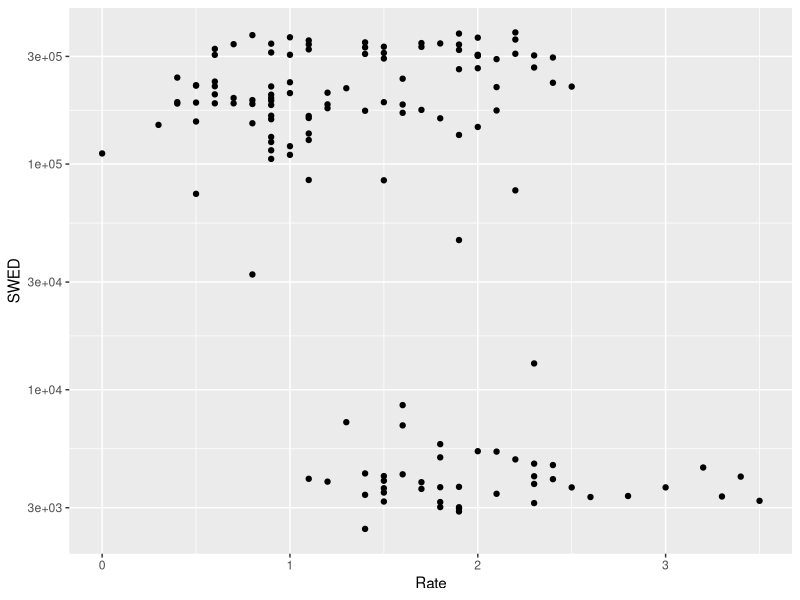
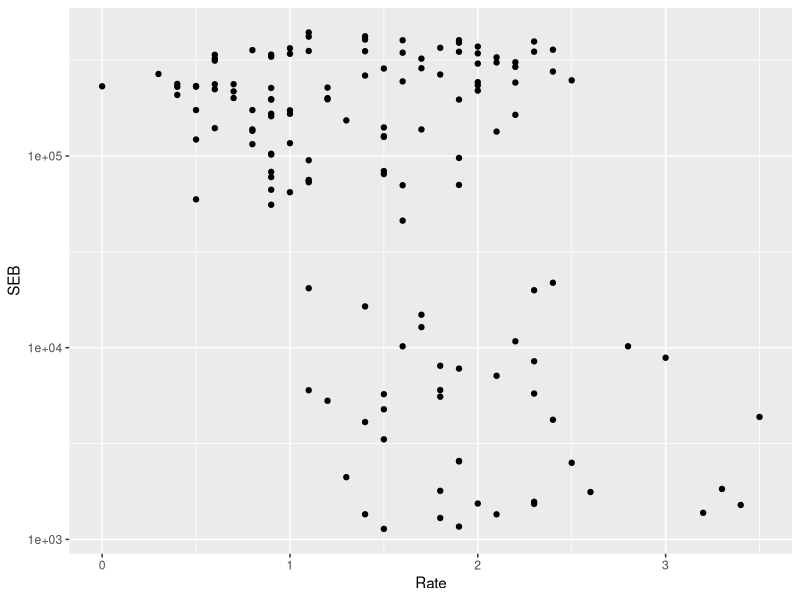
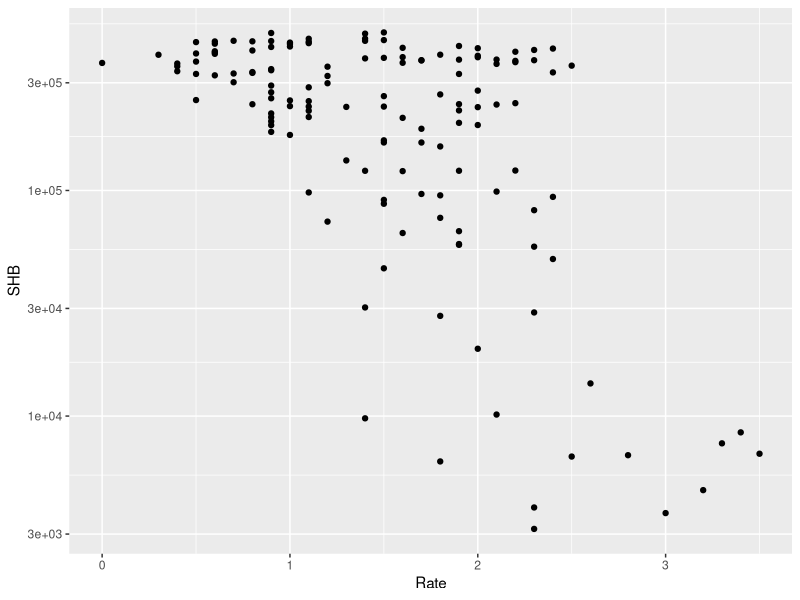

R code for these plots, in order:
## ---- chunk 1
knitr::opts_chunk$set(echo = TRUE)
library(tidyverse)
library(reshape2)
RB <- read_csv(file = "RB.csv")
## ---- chunk 2
ggplot(RB,aes(x=Rate,y=SWED))+
    geom_point()+
    scale_y_log10()




ggplot(RB,aes(x=Rate,y=SEB))+
    geom_point()+
    scale_y_log10()




ggplot(RB,aes(x=Rate,y=SHB))+
    geom_point()+
    scale_y_log10()

## ---- chunk 3
sessionInfo()
